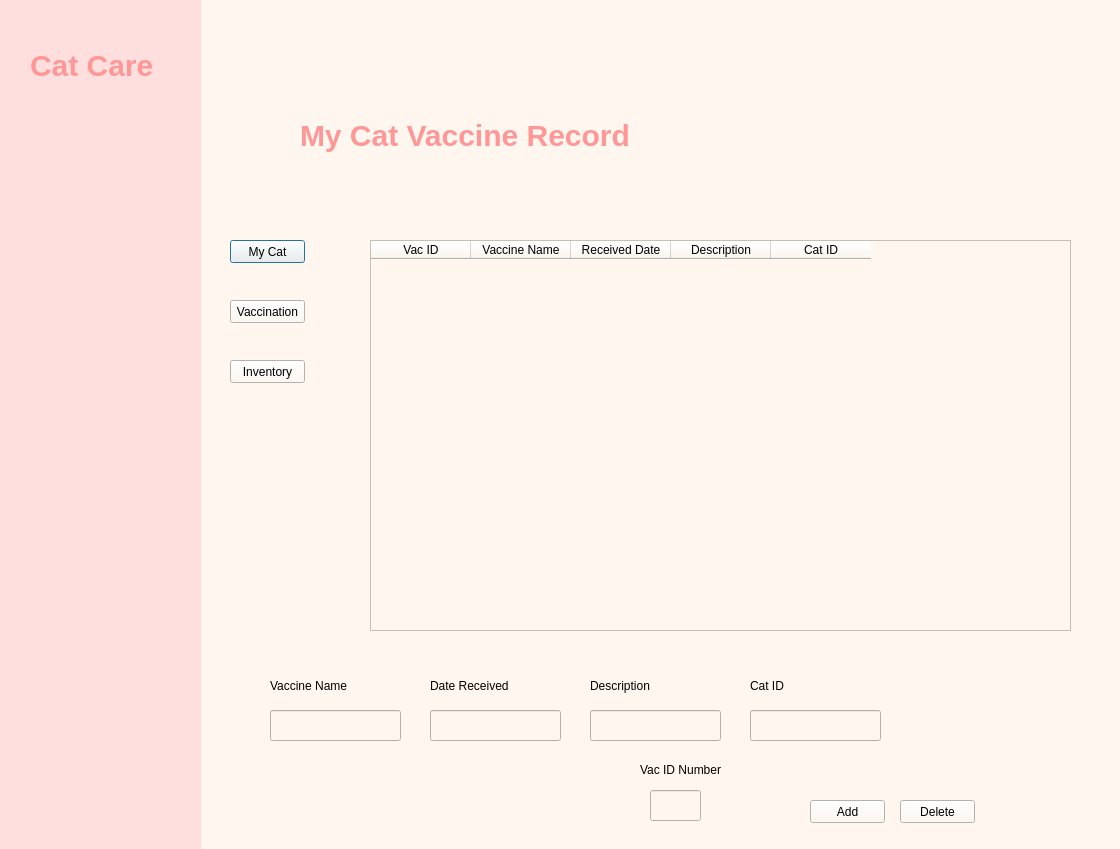
<?xml version="1.0" encoding="UTF-8"?>
<ui version="4.0">
 <class>Dialog</class>
 <widget class="QDialog" name="Dialog">
  <property name="geometry">
   <rect>
    <x>0</x>
    <y>0</y>
    <width>1120</width>
    <height>849</height>
   </rect>
  </property>
  <property name="windowTitle">
   <string>Dialog</string>
  </property>
  <property name="styleSheet">
   <string notr="true">
background-color: rgb(238, 238, 238);
background-color: rgb(255, 247, 239);</string>
  </property>
  <widget class="QWidget" name="widget" native="true">
   <property name="geometry">
    <rect>
     <x>0</x>
     <y>0</y>
     <width>201</width>
     <height>851</height>
    </rect>
   </property>
   <property name="styleSheet">
    <string notr="true">
background-color: rgb(255, 222, 222);</string>
   </property>
   <widget class="QLabel" name="label">
    <property name="geometry">
     <rect>
      <x>30</x>
      <y>20</y>
      <width>311</width>
      <height>91</height>
     </rect>
    </property>
    <property name="styleSheet">
     <string notr="true">font-size: 30px;
font: bold;
color: rgb(255, 222, 222);
color: rgb(255, 151, 151);</string>
    </property>
    <property name="text">
     <string>Cat Care</string>
    </property>
   </widget>
  </widget>
  <widget class="QLabel" name="label_2">
   <property name="geometry">
    <rect>
     <x>300</x>
     <y>90</y>
     <width>371</width>
     <height>91</height>
    </rect>
   </property>
   <property name="styleSheet">
    <string notr="true">font-size: 30px;
font: bold;
color: rgb(255, 222, 222);
color: rgb(255, 151, 151);</string>
   </property>
   <property name="text">
    <string>My Cat Vaccine Record</string>
   </property>
  </widget>
  <widget class="QPushButton" name="MyCatLoad">
   <property name="geometry">
    <rect>
     <x>230</x>
     <y>240</y>
     <width>75</width>
     <height>23</height>
    </rect>
   </property>
   <property name="text">
    <string>My Cat</string>
   </property>
  </widget>
  <widget class="QPushButton" name="VaccinationLoad">
   <property name="geometry">
    <rect>
     <x>230</x>
     <y>300</y>
     <width>75</width>
     <height>23</height>
    </rect>
   </property>
   <property name="text">
    <string>Vaccination</string>
   </property>
  </widget>
  <widget class="QPushButton" name="InventoryLoad">
   <property name="geometry">
    <rect>
     <x>230</x>
     <y>360</y>
     <width>75</width>
     <height>23</height>
    </rect>
   </property>
   <property name="text">
    <string>Inventory</string>
   </property>
  </widget>
  <widget class="QTableWidget" name="tableWidget">
   <property name="geometry">
    <rect>
     <x>370</x>
     <y>240</y>
     <width>701</width>
     <height>391</height>
    </rect>
   </property>
   <column>
    <property name="text">
     <string>Vac ID</string>
    </property>
   </column>
   <column>
    <property name="text">
     <string>Vaccine Name</string>
    </property>
   </column>
   <column>
    <property name="text">
     <string>Received Date</string>
    </property>
   </column>
   <column>
    <property name="text">
     <string>Description</string>
    </property>
   </column>
   <column>
    <property name="text">
     <string>Cat ID</string>
    </property>
   </column>
  </widget>
  <widget class="QLineEdit" name="vacName">
   <property name="geometry">
    <rect>
     <x>270</x>
     <y>710</y>
     <width>131</width>
     <height>31</height>
    </rect>
   </property>
  </widget>
  <widget class="QLineEdit" name="vacDate">
   <property name="geometry">
    <rect>
     <x>430</x>
     <y>710</y>
     <width>131</width>
     <height>31</height>
    </rect>
   </property>
  </widget>
  <widget class="QLineEdit" name="vacDescription">
   <property name="geometry">
    <rect>
     <x>590</x>
     <y>710</y>
     <width>131</width>
     <height>31</height>
    </rect>
   </property>
  </widget>
  <widget class="QLabel" name="label_3">
   <property name="geometry">
    <rect>
     <x>270</x>
     <y>670</y>
     <width>131</width>
     <height>31</height>
    </rect>
   </property>
   <property name="styleSheet">
    <string notr="true">font: 14pt &quot;MS Shell Dlg 2&quot;;</string>
   </property>
   <property name="text">
    <string>Vaccine Name</string>
   </property>
  </widget>
  <widget class="QLabel" name="label_4">
   <property name="geometry">
    <rect>
     <x>430</x>
     <y>670</y>
     <width>131</width>
     <height>31</height>
    </rect>
   </property>
   <property name="styleSheet">
    <string notr="true">font: 14pt &quot;MS Shell Dlg 2&quot;;</string>
   </property>
   <property name="text">
    <string>Date Received</string>
   </property>
  </widget>
  <widget class="QLabel" name="label_5">
   <property name="geometry">
    <rect>
     <x>590</x>
     <y>670</y>
     <width>111</width>
     <height>31</height>
    </rect>
   </property>
   <property name="styleSheet">
    <string notr="true">font: 14pt &quot;MS Shell Dlg 2&quot;;</string>
   </property>
   <property name="text">
    <string>Description</string>
   </property>
  </widget>
  <widget class="QPushButton" name="vacAdd">
   <property name="geometry">
    <rect>
     <x>810</x>
     <y>800</y>
     <width>75</width>
     <height>23</height>
    </rect>
   </property>
   <property name="text">
    <string>Add</string>
   </property>
  </widget>
  <widget class="QPushButton" name="vacDelete">
   <property name="geometry">
    <rect>
     <x>900</x>
     <y>800</y>
     <width>75</width>
     <height>23</height>
    </rect>
   </property>
   <property name="text">
    <string>Delete</string>
   </property>
  </widget>
  <widget class="QLineEdit" name="vacCatID">
   <property name="geometry">
    <rect>
     <x>750</x>
     <y>710</y>
     <width>131</width>
     <height>31</height>
    </rect>
   </property>
  </widget>
  <widget class="QLabel" name="label_6">
   <property name="geometry">
    <rect>
     <x>750</x>
     <y>670</y>
     <width>111</width>
     <height>31</height>
    </rect>
   </property>
   <property name="styleSheet">
    <string notr="true">font: 14pt &quot;MS Shell Dlg 2&quot;;</string>
   </property>
   <property name="text">
    <string>Cat ID</string>
   </property>
  </widget>
  <widget class="QLineEdit" name="vacRow">
   <property name="geometry">
    <rect>
     <x>650</x>
     <y>790</y>
     <width>51</width>
     <height>31</height>
    </rect>
   </property>
  </widget>
  <widget class="QLabel" name="label_7">
   <property name="geometry">
    <rect>
     <x>640</x>
     <y>760</y>
     <width>91</width>
     <height>20</height>
    </rect>
   </property>
   <property name="styleSheet">
    <string notr="true">font: 10pt &quot;MS Shell Dlg 2&quot;;</string>
   </property>
   <property name="text">
    <string>Vac ID Number</string>
   </property>
  </widget>
 </widget>
 <resources/>
 <connections/>
</ui>
